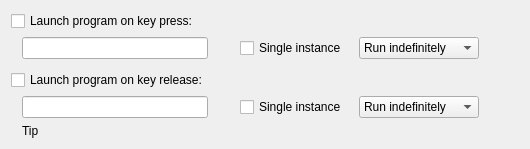
     <widget class="QWidget" name="programTab">
      <attribute name="title">
       <string>Program</string>
      </attribute>
      <layout class="QGridLayout" name="gridLayout_4">
       <item row="2" column="1">
        <spacer name="verticalSpacer">
         <property name="orientation">
          <enum>Qt::Vertical</enum>
         </property>
         <property name="sizeType">
          <enum>QSizePolicy::Fixed</enum>
         </property>
         <property name="sizeHint" stdset="0">
          <size>
           <width>20</width>
           <height>5</height>
          </size>
         </property>
        </spacer>
       </item>
       <item row="1" column="0">
        <spacer name="horizontalSpacer">
         <property name="orientation">
          <enum>Qt::Horizontal</enum>
         </property>
         <property name="sizeType">
          <enum>QSizePolicy::Fixed</enum>
         </property>
         <property name="sizeHint" stdset="0">
          <size>
           <width>5</width>
           <height>20</height>
          </size>
         </property>
        </spacer>
       </item>
       <item row="0" column="0" colspan="2">
        <widget class="QCheckBox" name="programKpButton">
         <property name="text">
          <string>Launch program on key press:</string>
         </property>
        </widget>
       </item>
       <item row="1" column="1">
        <widget class="QLineEdit" name="programKpBox"/>
       </item>
       <item row="0" column="2" colspan="2">
        <spacer name="horizontalSpacer_11">
         <property name="orientation">
          <enum>Qt::Horizontal</enum>
         </property>
         <property name="sizeHint" stdset="0">
          <size>
           <width>40</width>
           <height>20</height>
          </size>
         </property>
        </spacer>
       </item>
       <item row="1" column="2">
        <spacer name="horizontalSpacer_13">
         <property name="orientation">
          <enum>Qt::Horizontal</enum>
         </property>
         <property name="sizeType">
          <enum>QSizePolicy::Fixed</enum>
         </property>
         <property name="sizeHint" stdset="0">
          <size>
           <width>20</width>
           <height>20</height>
          </size>
         </property>
        </spacer>
       </item>
       <item row="4" column="1">
        <widget class="QLineEdit" name="programKrBox"/>
       </item>
       <item row="3" column="0" colspan="2">
        <widget class="QCheckBox" name="programKrButton">
         <property name="text">
          <string>Launch program on key release:</string>
         </property>
        </widget>
       </item>
       <item row="0" column="4">
        <spacer name="horizontalSpacer_12">
         <property name="orientation">
          <enum>Qt::Horizontal</enum>
         </property>
         <property name="sizeHint" stdset="0">
          <size>
           <width>40</width>
           <height>20</height>
          </size>
         </property>
        </spacer>
       </item>
       <item row="1" column="3" colspan="2">
        <widget class="QWidget" name="programKpExtra" native="true">
         <layout class="QHBoxLayout" name="horizontalLayout_2">
          <property name="spacing">
           <number>12</number>
          </property>
          <property name="leftMargin">
           <number>0</number>
          </property>
          <property name="topMargin">
           <number>0</number>
          </property>
          <property name="rightMargin">
           <number>0</number>
          </property>
          <property name="bottomMargin">
           <number>0</number>
          </property>
          <item>
           <widget class="QCheckBox" name="programKpSIBox">
            <property name="text">
             <string>Single instance</string>
            </property>
           </widget>
          </item>
          <item>
           <widget class="QComboBox" name="programKpModeBox">
            <item>
             <property name="text">
              <string>Run indefinitely</string>
             </property>
            </item>
            <item>
             <property name="text">
              <string>Stop on release</string>
             </property>
            </item>
            <item>
             <property name="text">
              <string>Stop on re-press</string>
             </property>
            </item>
           </widget>
          </item>
          <item>
           <spacer name="horizontalSpacer_15">
            <property name="orientation">
             <enum>Qt::Horizontal</enum>
            </property>
            <property name="sizeHint" stdset="0">
             <size>
              <width>40</width>
              <height>20</height>
             </size>
            </property>
           </spacer>
          </item>
         </layout>
        </widget>
       </item>
       <item row="4" column="3" colspan="2">
        <widget class="QWidget" name="programKrExtra" native="true">
         <layout class="QHBoxLayout" name="horizontalLayout_3">
          <property name="spacing">
           <number>12</number>
          </property>
          <property name="leftMargin">
           <number>0</number>
          </property>
          <property name="topMargin">
           <number>0</number>
          </property>
          <property name="rightMargin">
           <number>0</number>
          </property>
          <property name="bottomMargin">
           <number>0</number>
          </property>
          <item>
           <widget class="QCheckBox" name="programKrSIBox">
            <property name="text">
             <string>Single instance</string>
            </property>
           </widget>
          </item>
          <item>
           <widget class="QComboBox" name="programKrModeBox">
            <item>
             <property name="text">
              <string>Run indefinitely</string>
             </property>
            </item>
            <item>
             <property name="text">
              <string>Stop on re-press</string>
             </property>
            </item>
           </widget>
          </item>
          <item>
           <spacer name="horizontalSpacer_16">
            <property name="orientation">
             <enum>Qt::Horizontal</enum>
            </property>
            <property name="sizeHint" stdset="0">
             <size>
              <width>40</width>
              <height>20</height>
             </size>
            </property>
           </spacer>
          </item>
         </layout>
        </widget>
       </item>
       <item row="5" column="1" colspan="4">
        <widget class="QLabel" name="progTipLabel">
         <property name="sizePolicy">
          <sizepolicy hsizetype="Preferred" vsizetype="Expanding">
           <horstretch>0</horstretch>
           <verstretch>0</verstretch>
          </sizepolicy>
         </property>
         <property name="text">
          <string>Tip</string>
         </property>
         <property name="textInteractionFlags">
          <set>Qt::LinksAccessibleByMouse|Qt::TextSelectableByMouse</set>
         </property>
        </widget>
       </item>
      </layout>
     </widget>
